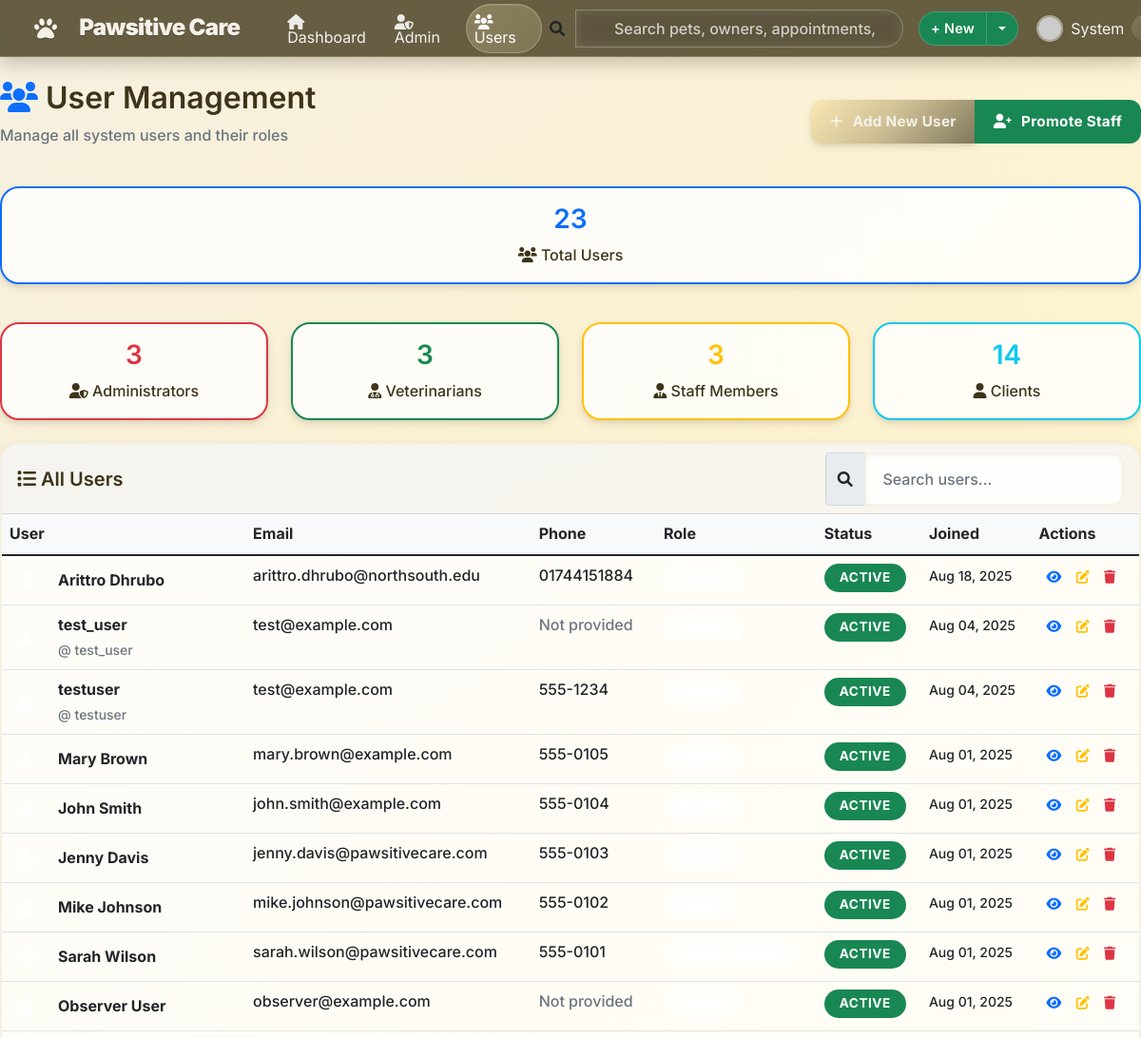
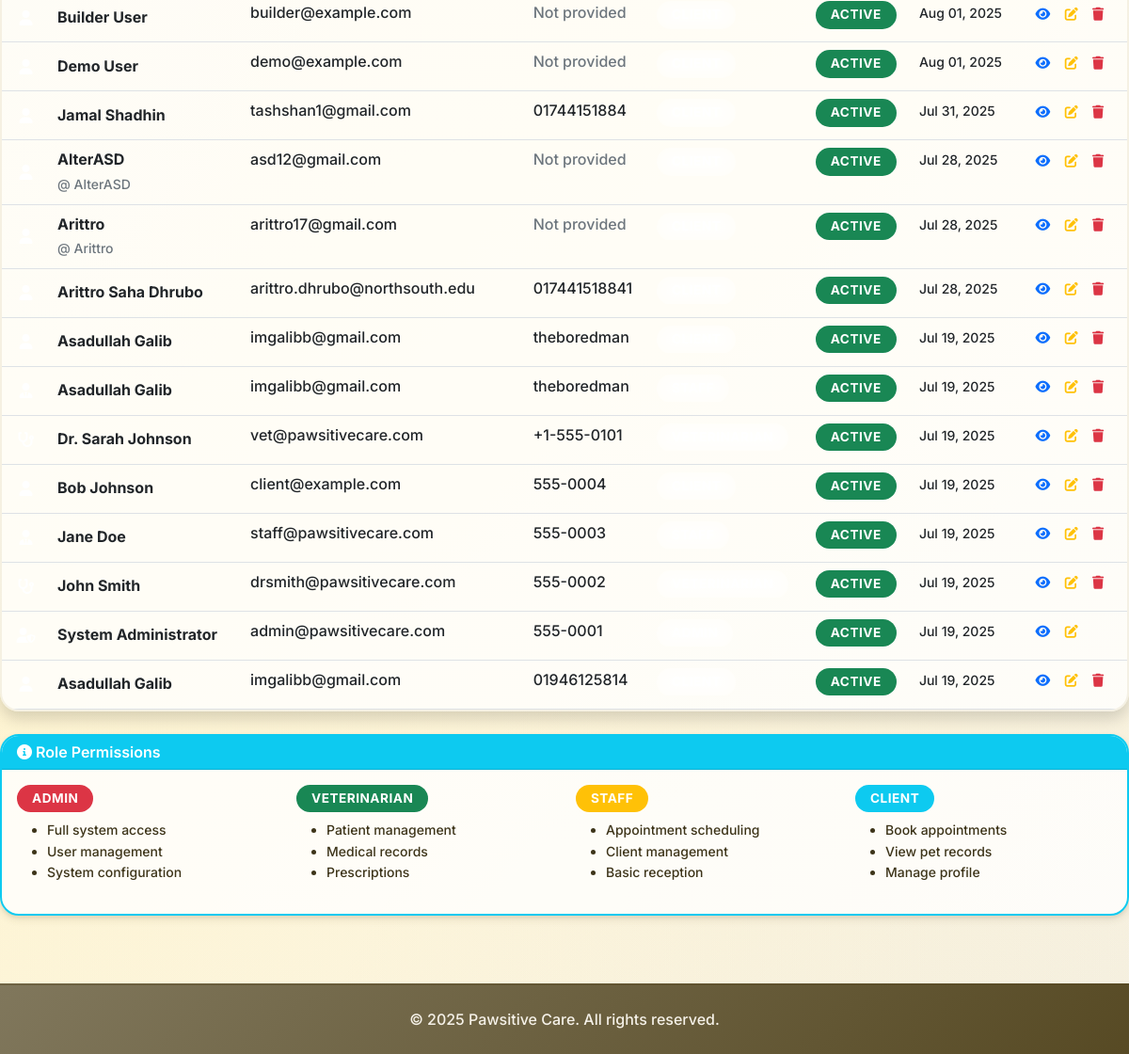
The page /accounts/users/ (signed in) on the database its author committed (2 pictures, top to bottom).
### accounts/models.py (models this page shows, shortened)
class CustomUser(AbstractUser):
    ROLE_CHOICES = [
        ('admin', 'Admin'),
        ('vet', 'Veterinarian'),
        ('staff', 'Staff'),
        ('client', 'Client'),
    ]
    phone = models.CharField(max_length=20, blank=False)
    address = models.TextField(blank=False)
    role = models.CharField(max_length=10, choices=ROLE_CHOICES, default='client')
    def is_admin(self):
        return self.role == 'admin'
    def is_vet(self):
        return self.role == 'vet'
    def is_staff_member(self):
        return self.role == 'staff'

### accounts/views.py (the view)
# urls.py: path('users/', user_management, name='user_management'),
@admin_required
def user_management(request):
    from django.contrib.auth import get_user_model
    User = get_user_model()
    users = User.objects.all().order_by('-date_joined')
    total_users = users.count()
    admin_count = users.filter(role='admin').count()
    vet_count = users.filter(role='vet').count()
    staff_count = users.filter(role='staff').count()
    client_count = users.filter(role='client').count()
    context = {
        'users': users,
        'stats': {
            'total_users': total_users,
            'admin_count': admin_count,
            'vet_count': vet_count,
            'staff_count': staff_count,
            'client_count': client_count,
        }
    }
    return render(request, 'accounts/user_management.html', context)

### petmedia/context_processors.py (called while the page is built)
def recent_blog_posts(request):
    try:
        recent_posts = repo_manager.posts.get_recent_posts(limit=3)
        return {'recent_blog_posts': recent_posts}
    except Exception:
        return {'recent_blog_posts': []}

def blog_stats(request):
    try:
        if request.user.is_authenticated:
            user_posts_count = repo_manager.posts.get_by_author(request.user).count()
            return {'user_blog_posts_count': user_posts_count}
        return {'user_blog_posts_count': 0}
    except Exception:
        return {'user_blog_posts_count': 0}

### petmedia/patterns/repository.py (called while the page is built)
    def get_by_author(self, author: 'User') -> QuerySet['BlogPost']:
        return self.model.objects.filter(
            author=author
        ).select_related('category', 'related_pet')

    def get_recent_posts(self, limit: int = 10) -> QuerySet['BlogPost']:
        return self.model.objects.filter(
            is_published=True
        ).order_by('-created_at')[:limit].select_related('author', 'category', 'related_pet')

    @property
    def posts(self) -> BlogPostRepository:
        if self._post_repo is None:
            self._post_repo = BlogPostRepository()
        return self._post_repo

### accounts/templates/accounts/user_management.html (shortened to what this page needs)
{% extends 'accounts/base.html' %}
{% block content %}
<div class="row">
  <div class="col-12">
    <div class="d-flex justify-content-between align-items-center mb-4">
      <div>
        <h2><i class="fas fa-users text-primary"></i> User Management</h2>
        <p class="text-muted">Manage all system users and their roles</p>
      </div>
      <div>
        <div class="btn-group" role="group">
          <a href="{% url 'accounts:register' %}" class="btn btn-primary">
            <i class="fas fa-plus"></i> Add New User
          </a>
          <a href="{% url 'accounts:promote_clients' %}" class="btn btn-success">
            <i class="fas fa-user-plus"></i> Promote Staff
          </a>
        </div>
      </div>
    </div>
  </div>
</div>
<div class="row mb-4">
  <div class="col-12 col-md-6 col-lg-12 mb-3">
    <div class="card border-primary">
      <div class="card-body text-center">
        <h3 class="text-primary">
          {{ stats.total_users }}
        </h3>
        <p class="mb-0"><i class="fas fa-users"></i> Total Users</p>
      </div>
    </div>
  </div>
</div>
<div class="row mb-4">
  <div class="col-6 col-lg-3">
    <div class="card border-danger">
      <div class="card-body text-center">
        <h3 class="text-danger">
          {{ stats.admin_count }}
        </h3>
        <p class="mb-0"><i class="fas fa-user-shield"></i> Administrators</p>
      </div>
    </div>
  </div>
  <div class="col-6 col-lg-3">
    <div class="card border-success">
      <div class="card-body text-center">
        <h3 class="text-success">
          {{ stats.vet_count }}
        </h3>
        <p class="mb-0"><i class="fas fa-user-md"></i> Veterinarians</p>
      </div>
    </div>
  </div>
  <div class="col-6 col-lg-3">
    <div class="card border-warning">
      <div class="card-body text-center">
        <h3 class="text-warning">
          {{ stats.staff_count }}
        </h3>
        <p class="mb-0"><i class="fas fa-user-tie"></i> Staff Members</p>
      </div>
    </div>
  </div>
  <div class="col-6 col-lg-3">
    <div class="card border-info">
      <div class="card-body text-center">
        <h3 class="text-info">
          {{ stats.client_count }}
        </h3>
        <p class="mb-0"><i class="fas fa-user"></i> Clients</p>
      </div>
    </div>
  </div>
</div>
<div class="card shadow">
  <div class="card-header">
    <div class="row align-items-center">
      <div class="col">
        <h5 class="mb-0"><i class="fas fa-list"></i> All Users</h5>
      </div>
      <div class="col-auto">
        <div class="input-group">
          <span class="input-group-text"><i class="fas fa-search"></i></span>
          <input type="text" class="form-control" placeholder="Search users..." id="userSearch">
        </div>
      </div>
    </div>
  </div>
  <div class="card-body p-0">
    <div class="table-responsive">
      <table class="table table-hover mb-0" id="usersTable">
        <thead class="bg-light">
          <tr>
            <th>User</th>
            <th>Email</th>
            <th>Phone</th>
            <th>Role</th>
            <th>Status</th>
            <th>Joined</th>
            <th>Actions</th>
          </tr>
        </thead>
        <tbody>
          {% for user in users %}
          <tr>
            <td>
              <div class="d-flex align-items-center">
                <div class="bg-{{ user.role|default:'secondary' }} rounded-circle d-flex align-items-center justify-content-center me-3" style="width: 35px; height: 35px;">
                  {% if user.is_admin %}
                  <i class="fas fa-user-shield text-white"></i>
                  {% elif user.is_vet %}
                  <i class="fas fa-stethoscope text-white"></i>
                  {% elif user.is_staff_member %}
                  <i class="fas fa-user-tie text-white"></i>
                  {% else %}
                  <i class="fas fa-user text-white"></i>
                  {% endif %}
                </div>
                <div>
                  <strong>
                    {{ user.get_full_name|default:user.username }}</strong>
                  {% if not user.get_full_name %}
                  <br><small class="text-muted">@
                    {{ user.username }}</small>
                  {% endif %}
                </div>
              </div>
            </td>
            <td>
              {{ user.email|default:"<span class='text-muted'>Not provided</span>" }}
            </td>
            <td>
              {{ user.phone|default:"<span class='text-muted'>Not provided</span>" }}
            </td>
            <td>
              <span class="badge bg-{{ user.role|default:'secondary' }}">
              </span>
            </td>
            <td>
              {% if user.is_active %}
              <span class="badge bg-success">Active</span>
              {% else %}
              <span class="badge bg-danger">Inactive</span>
              {% endif %}
            </td>
            <td>
              <small>
                {{ user.date_joined|date:'M d, Y' }}</small>
            </td>
            <td>
              <div class="btn-group btn-group-sm" role="group">
                <button type="button" class="btn btn-outline-primary" title="View Details">
                  <i class="fas fa-eye"></i>
                </button>
                <button type="button" class="btn btn-outline-warning" title="Edit User">
                  <i class="fas fa-edit"></i>
                </button>
                {% if user != request.user %}
                <button type="button" class="btn btn-outline-danger" title="Delete User">
                  <i class="fas fa-trash"></i>
                </button>
                {% endif %}
              </div>
            </td>
          </tr>
          {% endfor %}
        </tbody>
      </table>
    </div>
  </div>
</div>
<div class="row mt-4">
  <div class="col-12">
    <div class="card border-info">
      <div class="card-header bg-info text-white">
        <h6 class="mb-0"><i class="fas fa-info-circle"></i> Role Permissions</h6>
      </div>
      <div class="card-body">
        <div class="row">
          <div class="col-md-3">
            <h6><span class="badge bg-danger">Admin</span></h6>
            <ul class="small">
              <li>Full system access</li>
              <li>User management</li>
              <li>System configuration</li>
            </ul>
          </div>
          <div class="col-md-3">
            <h6><span class="badge bg-success">Veterinarian</span></h6>
            <ul class="small">
              <li>Patient management</li>
              <li>Medical records</li>
              <li>Prescriptions</li>
            </ul>
          </div>
          <div class="col-md-3">
            <h6><span class="badge bg-warning">Staff</span></h6>
            <ul class="small">
              <li>Appointment scheduling</li>
              <li>Client management</li>
              <li>Basic reception</li>
            </ul>
          </div>
          <div class="col-md-3">
            <h6><span class="badge bg-info">Client</span></h6>
            <ul class="small">
              <li>Book appointments</li>
              <li>View pet records</li>
              <li>Manage profile</li>
            </ul>
          </div>
        </div>
      </div>
    </div>
  </div>
</div>
{% endblock %}

### accounts/templates/accounts/base.html (shortened to what this page needs)
<!DOCTYPE html>
<html lang="en">
<head>
  <link href="https://cdn.jsdelivr.net/npm/bootstrap@5.1.3/dist/css/bootstrap.min.css" rel="stylesheet">
  <link href="https://cdnjs.cloudflare.com/ajax/libs/font-awesome/6.0.0/css/all.min.css" rel="stylesheet">
  {% load static %}
  <link rel="stylesheet" href="{% static 'style.css' %}?v=4">
</head>
<body>
  <nav class="navbar navbar-expand-lg navbar-dark app-navbar">
    <div class="container nav-inner">
      <a class="navbar-brand d-flex align-items-center" href="{% url 'accounts:client_dashboard' %}">
        <i class="fas fa-paw me-2"></i><span>Pawsitive Care</span>
      </a>
      <div class="collapse navbar-collapse" id="navbarNav">
        <ul class="navbar-nav me-2">
          {% if user.is_authenticated %}
          <li class="nav-item">
            <a class="nav-link {% if request.resolver_match.url_name == 'client_dashboard' %}active{% endif %}" href="{% url 'accounts:client_dashboard' %}">
              <i class="fas fa-home me-1"></i> Dashboard
            </a>
          </li>
          {% if user.is_admin %}
          <li class="nav-item">
            <a class="nav-link {% if request.resolver_match.url_name == 'admin_dashboard' %}active{% endif %}" href="{% url 'accounts:admin_dashboard' %}">
              <i class="fas fa-user-shield me-1"></i> Admin
            </a>
          </li>
          <li class="nav-item">
            <a class="nav-link {% if request.resolver_match.url_name == 'user_management' %}active{% endif %}" href="{% url 'accounts:user_management' %}">
              <i class="fas fa-users me-1"></i> Users
            </a>
          </li>
          {% elif user.is_vet %}
          <li class="nav-item">
            <a class="nav-link {% if request.resolver_match.url_name == 'vet_dashboard' %}active{% endif %}" href="{% url 'accounts:vet_dashboard' %}">
              <i class="fas fa-stethoscope me-1"></i> Vet Panel
            </a>
          </li>
          {% elif user.is_staff_member %}
          <li class="nav-item">
            <a class="nav-link {% if request.resolver_match.url_name == 'staff_dashboard' %}active{% endif %}" href="{% url 'accounts:staff_dashboard' %}">
              <i class="fas fa-user-tie me-1"></i> Staff Panel
            </a>
          </li>
          {% endif %}
          {% endif %}
        </ul>
        <form class="d-none d-lg-flex nav-search ms-auto me-3" role="search" action="#" method="get">
          <div class="input-group">
            <span class="input-group-text bg-transparent border-0 ps-0">
              <i class="fa-solid fa-magnifying-glass"></i>
            </span>
            <input class="form-control" type="search" placeholder="Search pets, owners, appointments, invoices…" aria-label="Search">
          </div>
        </form>
        <div class="d-flex align-items-center gap-2">
          {% if user.is_authenticated %}
          <div class="btn-group">
            <button class="btn btn-success btn-sm" type="button">+ New</button>
            <button class="btn btn-success btn-sm dropdown-toggle dropdown-toggle-split" type="button" data-bs-toggle="dropdown" aria-expanded="false" aria-label="Toggle quick create"></button>
          </div>
          <div class="dropdown">
            <a class="nav-link dropdown-toggle d-flex align-items-center" href="#" id="navbarDropdown" role="button" data-bs-toggle="dropdown" aria-expanded="false">
              <img class="avatar me-2" src="https://api.dicebear.com/7.x/identicon/svg?seed={{ user.username }}" alt="Avatar">
              <span class="me-2">
                {{ user.first_name|default:user.username }}</span>
              <span class="badge badge-secondary role-badge">
                {{ user.get_role_display }}</span>
            </a>
          </div>
          {% endif %}
        </div>
      </div>
    </div>
  </nav>
  <main class="page-main my-4">
    {% block content %}{% endblock %}
  </main>
  <footer class="mt-5 py-4">
    <div class="container text-center">
      <p class="mb-0">&copy; {% now "Y" %} Pawsitive Care. All rights reserved.</p>
    </div>
  </footer>
</body>
</html>

### rows shown on the page
CustomUser: first_name "System", role "admin" (drawn), get_full_name "System Administrator", email "admin@pawsitivecare.com", phone "555-0001", is_active "ACTIVE", date_joined "Jul 19, 2025"
CustomUser: role "client" (drawn), get_full_name "Arittro Dhrubo", email "arittro.dhrubo@northsouth.edu", phone "01744151884", is_active "ACTIVE", date_joined "Aug 18, 2025"
CustomUser: role "client" (drawn), get_full_name "test_user", username "test_user", email "test@example.com", phone "Not provided", is_active "ACTIVE", date_joined "Aug 04, 2025"
CustomUser: role "admin" (drawn), get_full_name "testuser", username "testuser", email "test@example.com", phone "555-1234", is_active "ACTIVE", date_joined "Aug 04, 2025"
CustomUser: role "client" (drawn), get_full_name "Mary Brown", email "mary.brown@example.com", phone "555-0105", is_active "ACTIVE", date_joined "Aug 01, 2025"
CustomUser: role "client" (drawn), get_full_name "John Smith", email "john.smith@example.com", phone "555-0104", is_active "ACTIVE", date_joined "Aug 01, 2025"
CustomUser: role "admin" (drawn), get_full_name "Jenny Davis", email "jenny.davis@pawsitivecare.com", phone "555-0103", is_active "ACTIVE", date_joined "Aug 01, 2025"
CustomUser: role "staff" (drawn), get_full_name "Mike Johnson", email "mike.johnson@pawsitivecare.com", phone "555-0102", is_active "ACTIVE", date_joined "Aug 01, 2025"
CustomUser: role "vet" (drawn), get_full_name "Sarah Wilson", email "sarah.wilson@pawsitivecare.com", phone "555-0101", is_active "ACTIVE", date_joined "Aug 01, 2025"
CustomUser: role "client" (drawn), get_full_name "Observer User", email "observer@example.com", phone "Not provided", is_active "ACTIVE", date_joined "Aug 01, 2025"
CustomUser: role "client" (drawn), get_full_name "Builder User", email "builder@example.com", phone "Not provided", is_active "ACTIVE", date_joined "Aug 01, 2025"
CustomUser: role "client" (drawn), get_full_name "Demo User", email "demo@example.com", phone "Not provided", is_active "ACTIVE", date_joined "Aug 01, 2025"
CustomUser: role "client" (drawn), get_full_name "Jamal Shadhin", email "tashshan1@gmail.com", phone "01744151884", is_active "ACTIVE", date_joined "Jul 31, 2025"
CustomUser: role "client" (drawn), get_full_name "AlterASD", username "AlterASD", email "asd12@gmail.com", phone "Not provided", is_active "ACTIVE", date_joined "Jul 28, 2025"
CustomUser: role "client" (drawn), get_full_name "Arittro", username "Arittro", email "arittro17@gmail.com", phone "Not provided", is_active "ACTIVE", date_joined "Jul 28, 2025"
CustomUser: role "client" (drawn), get_full_name "Arittro Saha Dhrubo", email "arittro.dhrubo@northsouth.edu", phone "017441518841", is_active "ACTIVE", date_joined "Jul 28, 2025"
CustomUser: role "client" (drawn), get_full_name "Asadullah Galib", email "imgalibb@gmail.com", phone "theboredman", is_active "ACTIVE", date_joined "Jul 19, 2025"
CustomUser: role "staff" (drawn), get_full_name "Asadullah Galib", email "imgalibb@gmail.com", phone "theboredman", is_active "ACTIVE", date_joined "Jul 19, 2025"
CustomUser: role "vet" (drawn), get_full_name "Dr. Sarah Johnson", email "vet@pawsitivecare.com", phone "+1-555-0101", is_active "ACTIVE", date_joined "Jul 19, 2025"
CustomUser: role "client" (drawn), get_full_name "Bob Johnson", email "client@example.com", phone "555-0004", is_active "ACTIVE", date_joined "Jul 19, 2025"
CustomUser: role "staff" (drawn), get_full_name "Jane Doe", email "staff@pawsitivecare.com", phone "555-0003", is_active "ACTIVE", date_joined "Jul 19, 2025"
CustomUser: role "vet" (drawn), get_full_name "John Smith", email "drsmith@pawsitivecare.com", phone "555-0002", is_active "ACTIVE", date_joined "Jul 19, 2025"
CustomUser: role "client" (drawn), get_full_name "Asadullah Galib", email "imgalibb@gmail.com", phone "01946125814", is_active "ACTIVE", date_joined "Jul 19, 2025"

### other values the page prints
{{ stats.total_users }} "23"
{{ stats.admin_count }} "3"
{{ stats.vet_count }} "3"
{{ stats.staff_count }} "3"
{{ stats.client_count }} "14"
